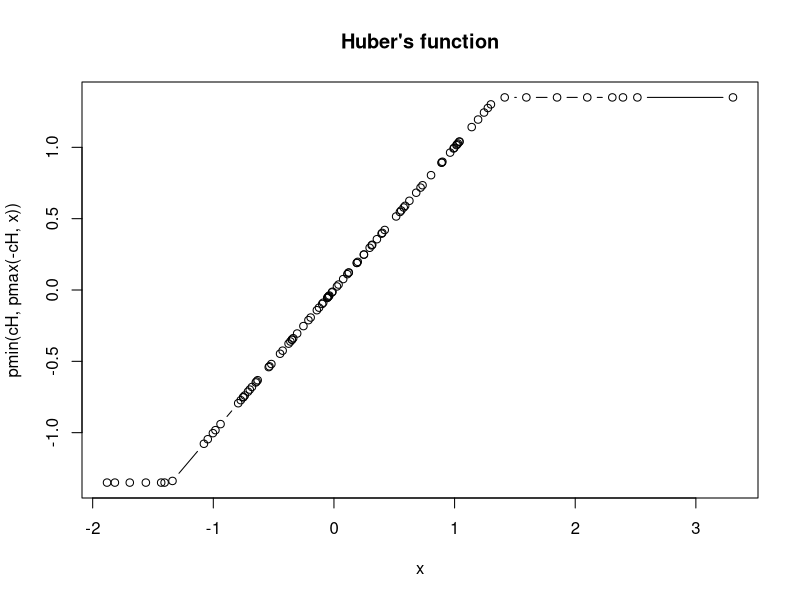
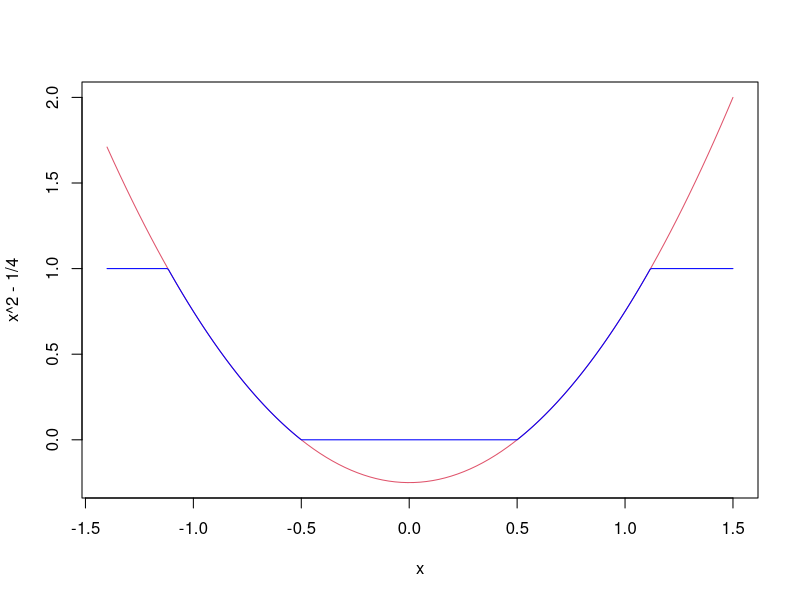
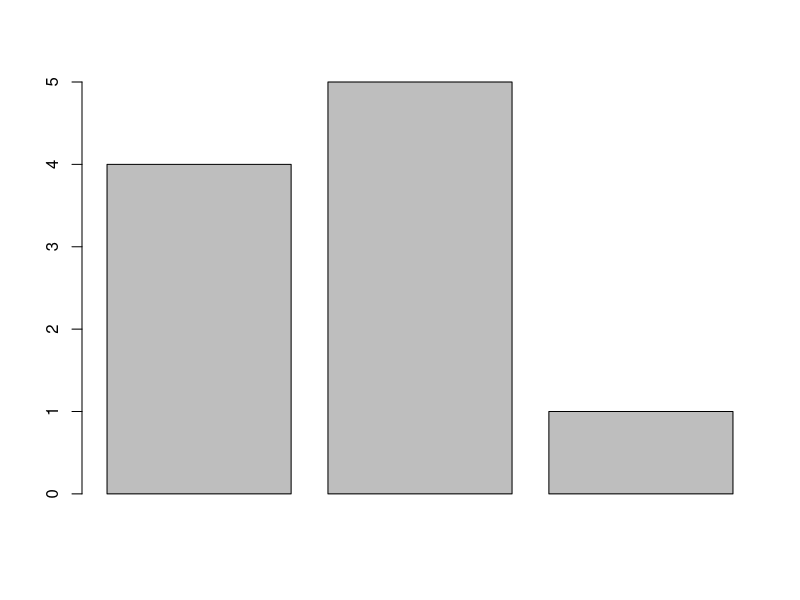
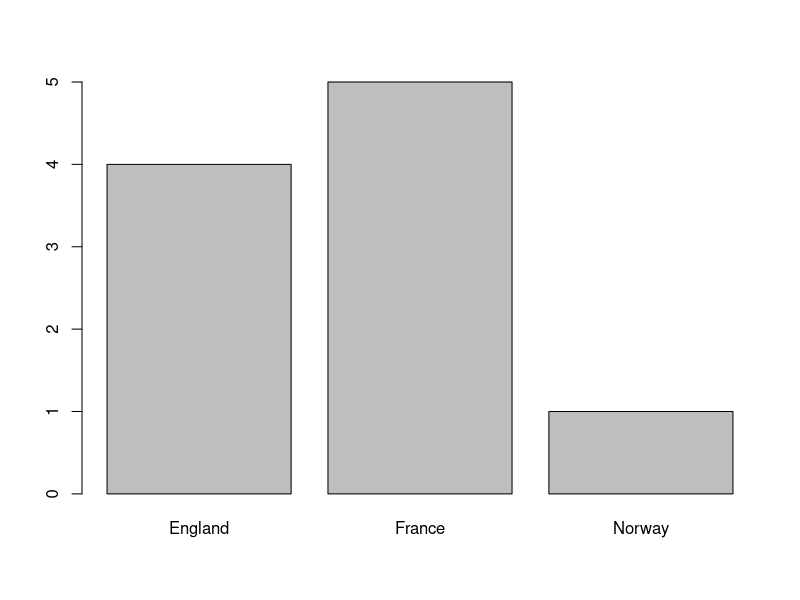
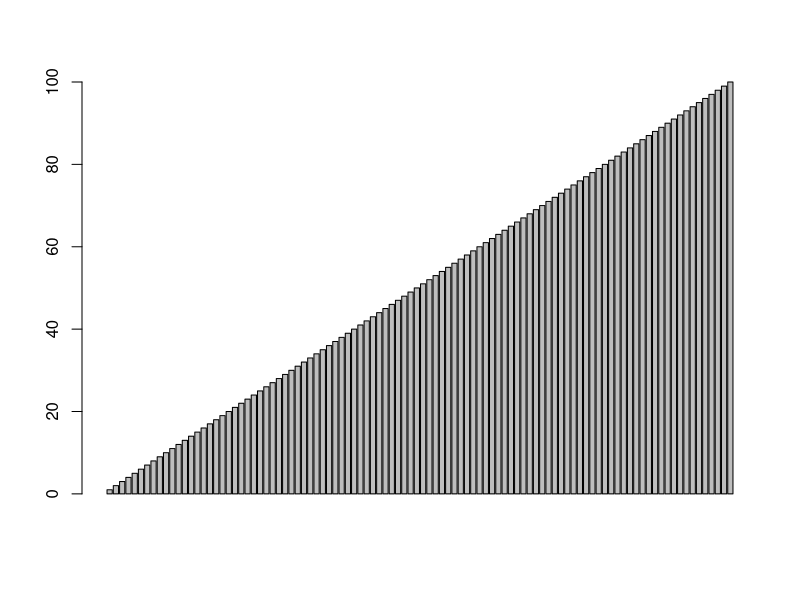
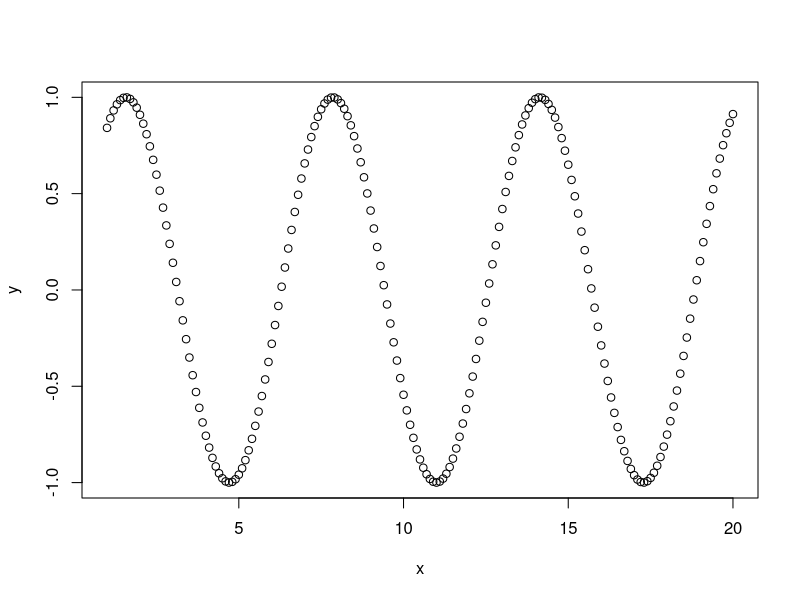
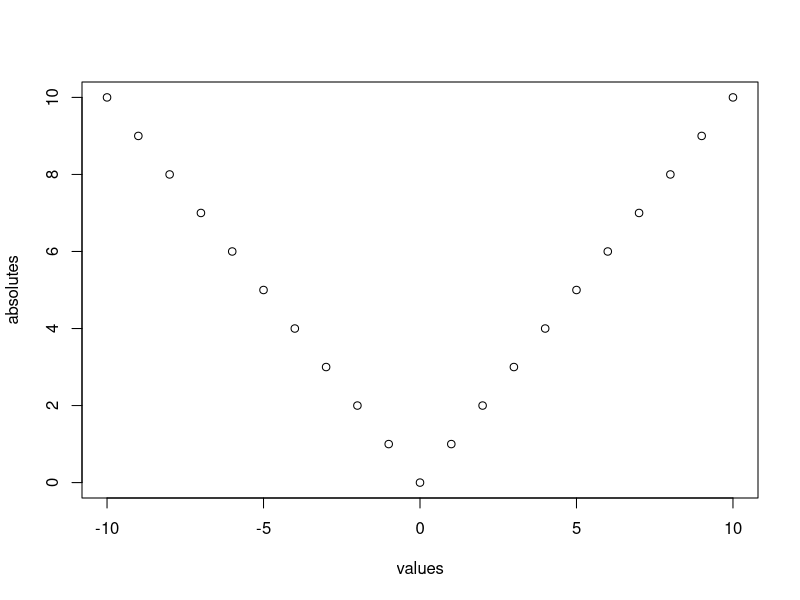
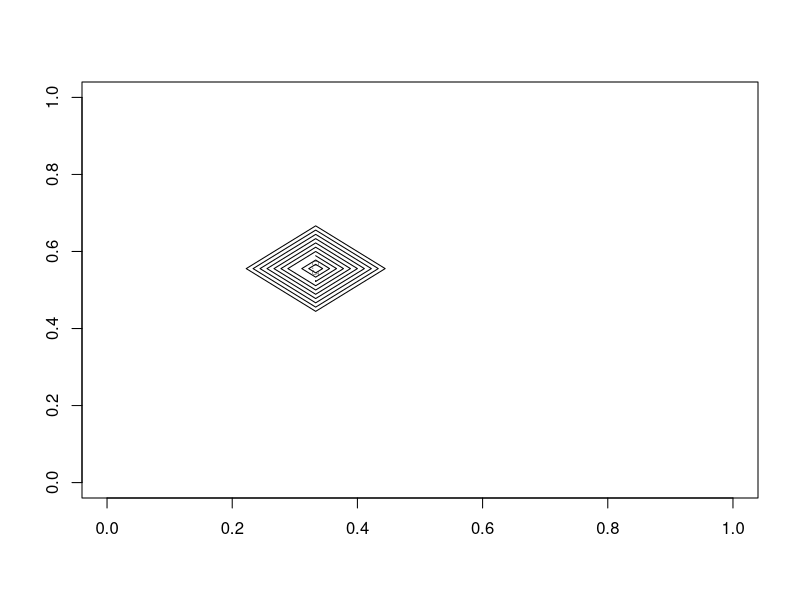

The R source for these figures, in order:
# tryR
# desert
# 20151001
###########chapter1############
1+1
"Arr, matey!"
6*7
3<4
2+2 == 5
T == TRUE
x<-42
x/2
x<-"Arr, matey!"
x
x<-TRUE
sum(1,3,5)
rep("Yo ho!", times=3)
sqrt(16)
help(sum)
example(min)
help(rep)
list.files()
#source("bottle1.R")
#source("bottle2.R")

# Vectors
# desert
# 20151001
###########chapter2############

c(4,7,9)
c('a','b','c')
c(1,TRUE,"three")
5:9
seq(5,9)
seq(5,9,0.5)
9:5
sentence <- c('walk', 'the', 'plank')
sentence[3]
sentence[1]
sentence[3] <- "dog"
sentence[4] <- 'to'
sentence[c(1,3)]
sentence[2:4]
sentence[5:7] <- c('the','poop','deck')
sentence[6]
ranks <- 1:3
names(ranks) <- c("first", "second", "third")
ranks
ranks["first"]
ranks["third"] <- 4
vesselsSunk <- c(4, 5, 1)
barplot(vesselsSunk)

names(vesselsSunk) <- c("England","France","Norway")

barplot(vesselsSunk)

barplot(1:100)

a <- c(1, 2, 3)
a + 1
a /2
a*2
b <- c(4, 5, 6)
a + b
a - b
a == c(1,99,3)
a < b
sin(a)
sqrt(a)
x <- seq(1, 20, 0.1)
y <- sin(x)
plot(x,y)

values <- -10:10

absolutes <- abs(values)

plot(values, absolutes)

a <- c(1, 3, NA, 7, 9)
sum(a)
help(sum)
sum(a,na.rm = TRUE)



# Matrices
# desert
# 20151001
###########chapter3############
matrix(0,3,4)
a <- 1:12
print(a)
matrix(a,3,4)
plank <- 1:8
dim(plank) <- c(2,4)
print(plank)
matrix(1,5,5)
print(plank)
plank[2,3]
plank[1,4]
plank[1,4] <- 0
plank[2,]
plank[,4]
plank[,2:4]
elevation <- matrix(1,10,10)
elevation[4,6] <- 0

contour(elevation)

persp(elevation)

persp(elevation,expand=0.2)

contour(volcano)

persp(volcano, expand=0.2)

image(volcano)

# Summary Statistics
# desert
# 20151001
###########chapter4############
limbs <- c(4, 3, 4, 3, 2, 4, 4, 4)
names(limbs) <- c('One-Eye', 'Peg-Leg', 'Smitty', 'Hook', 'Scooter', 'Dan', 'Mikey', 'Blackbeard')
mean(limbs)
barplot(limbs)

abline(h = mean(limbs))

limbs <- c(4, 3, 4, 3, 2, 4, 4, 14)
names(limbs) <- c('One-Eye', 'Peg-Leg', 'Smitty', 'Hook', 'Scooter', 'Dan', 'Mikey', 'Davy Jones')
mean(limbs)

barplot(limbs)


abline(h = mean(limbs))
median(limbs)
abline(h = median(limbs))
pounds <- c(45000, 50000, 35000, 40000, 35000, 45000, 10000, 15000)
barplot(pounds)


meanValue <- mean(pounds)

abline(h = meanValue)
deviation <- sd(pounds)
abline(h = meanValue + deviation)
abline(h = meanValue - deviation)
                  